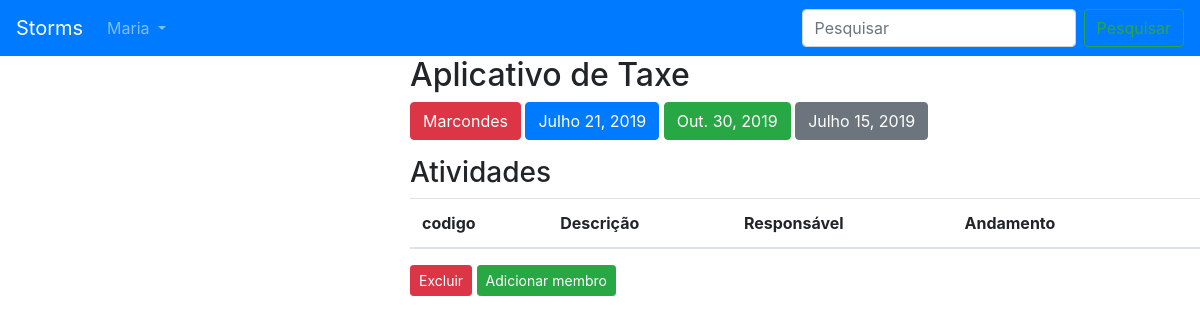
/projeto/1/ (signed in), run on an earlier commit of the app's database.
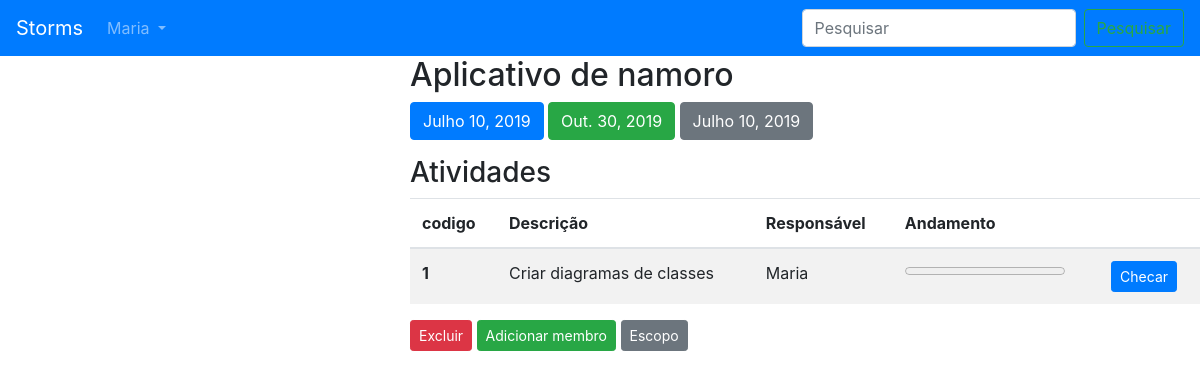
And on a later commit of the database.
### api/models.py (models this page shows, shortened)
class Projeto(models.Model):
	owner = models.ForeignKey('auth.User', related_name='ownerprojeto', on_delete=models.CASCADE)
	nome = models.CharField(max_length=200)
	data_inicio = models.DateField()
	previsao_entrega = models.DateField()
	data_contrato = models.DateField()
	colaboradores = models.ManyToManyField(User)
	date_time = models.DateTimeField(auto_now_add=True)
	interessado = models.ForeignKey(User, on_delete=models.CASCADE, related_name='interessado', null=True)
	class Meta:
		ordering = ('-date_time',)

class Atributo(models.Model):
	owner = models.ForeignKey('auth.User', related_name='owneratributo', on_delete=models.CASCADE)
	descricao = models.CharField(max_length=256)
	responsavel = models.ForeignKey(User, on_delete=models.CASCADE, related_name='responsavel', null=True)
	andamento = models.IntegerField(default=0)
	scopo = models.ForeignKey(Scopo, on_delete=models.CASCADE, related_name='atributos')

### webapp/views.py (the view)
# urls.py: path('projeto/<int:id>/', views.get_projeto, name='projeto'),
@login_required
def get_projeto(request, id):
	projeto = Projeto.objects.get(id=id)
	interessados = Projeto.objects.filter(interessado=request.user)
	membros = User.objects.all()
	return render(request,'webapp/projeto.html', {'perfil_logado': get_user(request),
	 'projeto': projeto, 'membros':membros, 'inter_projetos':interessados})

### webapp/views.py (called while the page is built)
@login_required
def get_user(request):
	return request.user

### webapp/templates/webapp/projeto.html (shortened to what this page needs)
{% extends "webapp/base.html" %}
{% block body %}
<h2>{{ projeto.nome }}</h2>
{% if projeto.interessado %}
<button type="button" class="btn btn-danger">
  {{projeto.interessado}}
</button>
{% endif %}
<button type="button" class="btn btn-primary">
  {{projeto.data_inicio}}
</button>
<button type="button" class="btn btn-success">
  {{projeto.previsao_entrega}}
</button>
<button type="button" class="btn btn-secondary">
  {{projeto.data_contrato}}
</button>
<table class="table table-striped">
	<h3>Atividades</h3>
  <thead>
    <tr>
      <th scope="col">codigo</th>
      <th scope="col">Descrição</th>
      <th scope="col">Responsável</th>
      <th scope="col">Andamento</th>
      <th scope="col"></th>
    </tr>
  </thead>
  <tbody>
  	{% for atr in projeto.scopo.atributos.all %}
    <tr>
      	<th scope="row">{{atr.id}}</th>
      	<td>{{atr.descricao}}</td>
      	<td>{{atr.responsavel}}</td>
      	<td>
      		<progress value="{{atr.andamento}}" max="100"></progress>
  		</td>
      <td><a class="btn btn-primary btn-sm" href="{% url 'atributo' atr.id %}" role="button">Checar</a></td>
    </tr>
    {% endfor %}
  </tbody>
</table>
<a class="btn btn-danger btn-sm" href="#" role="button">Excluir</a>
<button type="button" class="btn btn-success btn-sm" data-toggle="modal" data-target="#ExemploModalCentralizado">
  Adicionar membro
</button>
{% if projeto.scopo %}
<a class="btn btn-secondary btn-sm" href="{% url 'scopo_detail' projeto.scopo.id %}" role="button">Escopo</a>
{% endif %}
{% endblock %}

What changed in the data, as far as the page shows it:
changed Projeto: nome "Aplicativo de Taxe" → "Aplicativo de namoro"; data_inicio "Julho 21, 2019" → "Julho 10, 2019"; data_contrato "Julho 15, 2019" → "Julho 10, 2019"; interessado_id 6 → empty (drawn); interessado "Marcondes" → (not shown)
added Atributo: id "1", descricao "Criar diagramas de classes", responsavel "Maria", andamento 0 (drawn)
Also different on the page:
text now shown: "Escopo"
